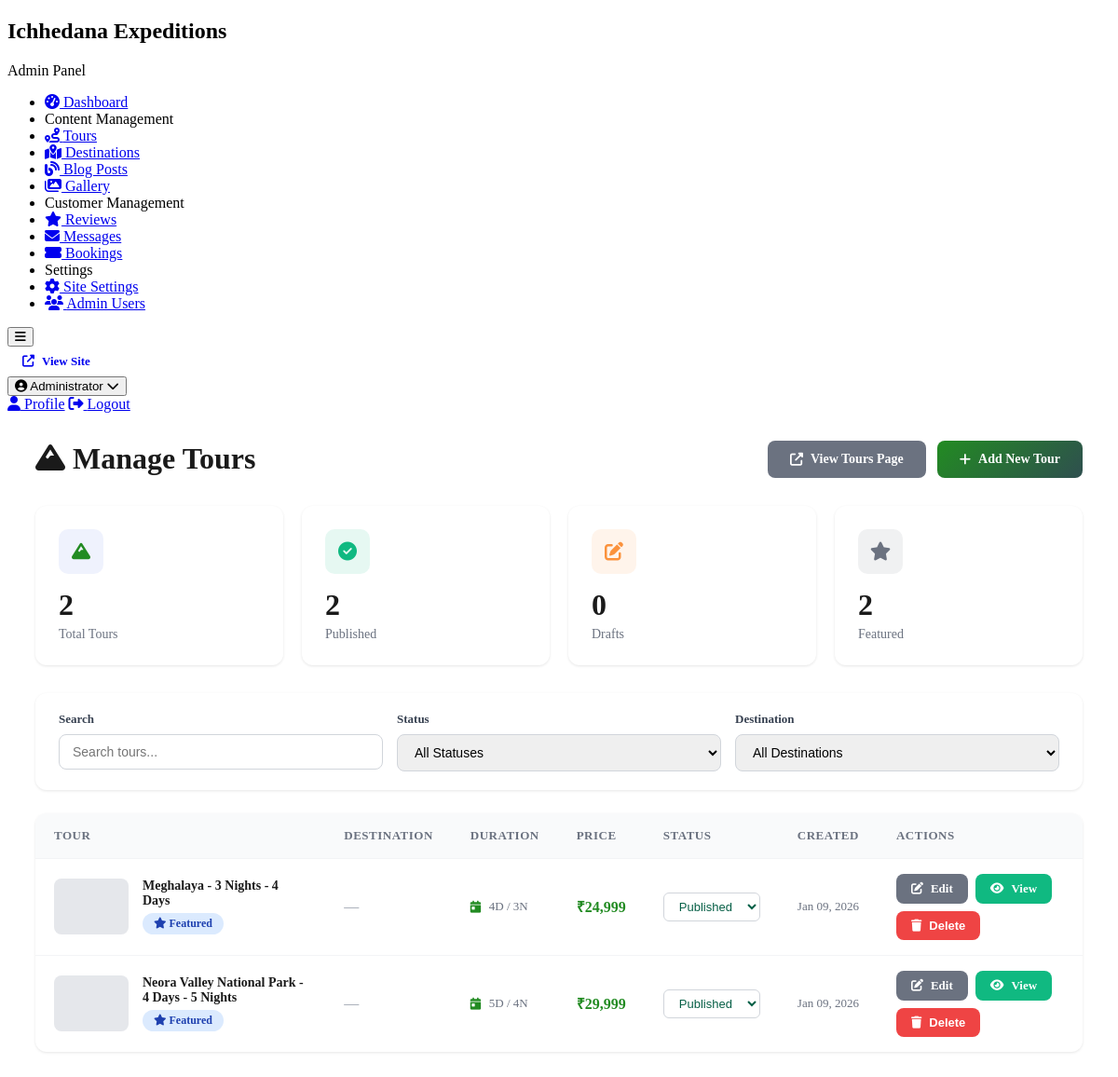
Page /admin/tours.php (signed in) on the committed database.
### tables this page shows
CREATE TABLE IF NOT EXISTS tours (
    id INT AUTO_INCREMENT PRIMARY KEY,
    title VARCHAR(255) NOT NULL,
    slug VARCHAR(300) UNIQUE NOT NULL,
    destination_id INT,
    short_description TEXT,
    full_description TEXT,
    itinerary TEXT,
    duration_days INT NOT NULL,
    duration_nights INT NOT NULL,
    start_date DATE,
    end_date DATE,
    price DECIMAL(10, 2),
    max_participants INT DEFAULT 10,
    difficulty_level ENUM('easy', 'moderate', 'challenging') DEFAULT 'moderate',
    included_services TEXT,
    excluded_services TEXT,
    accommodation_details TEXT,
    photography_highlights TEXT,
    featured_image VARCHAR(255),
    gallery_images TEXT,
    meta_title VARCHAR(255),
    meta_description TEXT,
    meta_keywords VARCHAR(255),
    status ENUM('published', 'draft', 'archived') DEFAULT 'draft',
    featured BOOLEAN DEFAULT FALSE,
    display_order INT DEFAULT 0,
    created_at TIMESTAMP DEFAULT CURRENT_TIMESTAMP,
    updated_at TIMESTAMP DEFAULT CURRENT_TIMESTAMP ON UPDATE CURRENT_TIMESTAMP,
    FOREIGN KEY (destination_id) REFERENCES destinations(id) ON DELETE SET NULL
);

### admin/tours.php (the view, shortened to what this page needs)
<?php
require_once __DIR__ . '/includes/admin-header.php';
$db = Database::getInstance()->getConnection();
$sql = "SELECT t.*, d.name as destination_name
        FROM tours t
        LEFT JOIN destinations d ON t.destination_id = d.id
        ORDER BY t.created_at DESC";
$tours = $db->query($sql)->fetchAll();
?>
<div class="admin-content">
    <div class="tours-header">
        <h1><i class="fas fa-mountain"></i> Manage Tours</h1>
        <div class="header-actions">
            <a href="<?php echo SITE_URL; ?>/tours.php" class="btn btn-secondary" target="_blank">
                <i class="fas fa-external-link-alt"></i> View Tours Page
            </a>
            <a href="add-tour.php" class="btn btn-primary">
                <i class="fas fa-plus"></i> Add New Tour
            </a>
        </div>
    </div>
    <div class="stats-cards">
        <div class="stat-card">
            <div class="stat-card-header">
                <div class="stat-card-icon purple">
                    <i class="fas fa-mountain"></i>
                </div>
            </div>
            <div class="stat-card-number"><?php echo count($tours); ?></div>
            <div class="stat-card-label">Total Tours</div>
        </div>
        <div class="stat-card">
            <div class="stat-card-header">
                <div class="stat-card-icon green">
                    <i class="fas fa-check-circle"></i>
                </div>
            </div>
            <div class="stat-card-number">
                <?php echo count(array_filter($tours, function($t) { return $t['status'] == 'published'; })); ?>
            </div>
            <div class="stat-card-label">Published</div>
        </div>
        <div class="stat-card">
            <div class="stat-card-header">
                <div class="stat-card-icon orange">
                    <i class="fas fa-edit"></i>
                </div>
            </div>
            <div class="stat-card-number">
                <?php echo count(array_filter($tours, function($t) { return $t['status'] == 'draft'; })); ?>
            </div>
            <div class="stat-card-label">Drafts</div>
        </div>
        <div class="stat-card">
            <div class="stat-card-header">
                <div class="stat-card-icon gray">
                    <i class="fas fa-star"></i>
                </div>
            </div>
            <div class="stat-card-number">
                <?php echo count(array_filter($tours, function($t) { return $t['featured']; })); ?>
            </div>
            <div class="stat-card-label">Featured</div>
        </div>
    </div>
    <div class="filters-card">
        <div class="filters-grid">
            <div class="filter-group">
                <label>Search</label>
                <input type="text" id="searchInput" placeholder="Search tours..." onkeyup="filterTable()">
            </div>
            <div class="filter-group">
                <label>Status</label>
                <select id="statusFilter" onchange="filterTable()">
                    <option value="">All Statuses</option>
                </select>
            </div>
            <div class="filter-group">
                <label>Destination</label>
                <select id="destinationFilter" onchange="filterTable()">
                    <option value="">All Destinations</option>
                </select>
            </div>
        </div>
    </div>
    <?php if (!empty($tours)): ?>
    <div class="tours-table-card">
        <table class="tours-table" id="toursTable">
            <thead>
                <tr>
                    <th>Tour</th>
                    <th>Destination</th>
                    <th>Duration</th>
                    <th>Price</th>
                    <th>Status</th>
                    <th>Created</th>
                    <th>Actions</th>
                </tr>
            </thead>
            <tbody>
                <?php foreach ($tours as $tour): ?>
                <tr data-status="<?php echo $tour['status']; ?>" data-destination="<?php echo htmlspecialchars($tour['destination_name']); ?>">
                    <td>
                        <div class="tour-info">
                            <?php if ($tour['featured_image']): ?>
                            <img src="<?php echo UPLOAD_URL . '/tours/' . $tour['featured_image']; ?>"
                                 alt="<?php echo htmlspecialchars($tour['title']); ?>"
                                 class="tour-image">
                            <?php else: ?>
                            <div class="tour-image" style="background: #e5e7eb;"></div>
                            <?php endif; ?>
                            <div class="tour-details">
                                <h4><?php echo htmlspecialchars($tour['title']); ?></h4>
                                <p>
                                    <?php if ($tour['featured']): ?>
                                    <span class="badge badge-featured"><i class="fas fa-star"></i> Featured</span>
                                    <?php endif; ?>
                                </p>
                            </div>
                        </div>
                    </td>
                    <td>
                        <?php echo $tour['destination_name'] ? htmlspecialchars($tour['destination_name']) : '<span style="color: #9ca3af;">—</span>'; ?>
                    </td>
                    <td>
                        <div class="tour-meta">
                            <div class="tour-meta-item">
                                <i class="fas fa-calendar-day"></i>
                                <?php echo $tour['duration_days']; ?>D / <?php echo $tour['duration_nights']; ?>N
                            </div>
                        </div>
                    </td>
                    <td>
                        <?php if ($tour['price']): ?>
                        <strong style="color: #228B22;">₹<?php echo number_format($tour['price'], 0); ?></strong>
                        <?php else: ?>
                        <span style="color: #9ca3af;">—</span>
                        <?php endif; ?>
                    </td>
                    <td>
                        <form method="POST" style="display: inline;">
                            <select name="status" class="status-dropdown badge-<?php echo $tour['status']; ?>"
                                    onchange="this.form.submit()">
                                <option value="published" <?php echo $tour['status'] == 'published' ? 'selected' : ''; ?>>Published</option>
                            </select>
                        </form>
                    </td>
                    <td>
                        <div style="font-size: 13px; color: #6b7280;">
                            <?php echo date('M d, Y', strtotime($tour['created_at'])); ?>
                        </div>
                    </td>
                    <td>
                        <div class="action-buttons">
                            <a href="edit-tour.php?id=<?php echo $tour['id']; ?>" class="btn btn-secondary btn-sm">
                                <i class="fas fa-edit"></i> Edit
                            </a>
                            <a href="<?php echo SITE_URL; ?>/tour-details.php?slug=<?php echo $tour['slug']; ?>"
                               class="btn btn-success btn-sm" target="_blank">
                                <i class="fas fa-eye"></i> View
                            </a>
                            <button class="btn btn-danger btn-sm"
                                    onclick="confirmDelete(<?php echo $tour['id']; ?>, '<?php echo htmlspecialchars($tour['title']); ?>')">
                                <i class="fas fa-trash"></i> Delete
                            </button>
                        </div>
                    </td>
                </tr>
                <?php endforeach; ?>
            </tbody>
        </table>
    </div>
    <?php endif; ?>
</div>
<?php require_once __DIR__ . '/includes/admin-footer.php'; ?>

### rows in the picture
tours: title "Meghalaya - 3 Nights - 4 Days", featured 1 (drawn), duration_days "4", duration_nights "3", price "24,999", status "Published", created_at "Jan 09, 2026"
tours: title "Neora Valley National Park - 4 Days - 5 Nights", featured 1 (drawn), duration_days "5", duration_nights "4", price "29,999", status "Published", created_at "Jan 09, 2026"

### other values in the picture
SITE_NAME "Ichhedana Expeditions"
$admin_user['full_name'] "Administrator"
count($tours) "2"
count(array_filter($tours, function($t) { return $t['featured']; })) "2"
